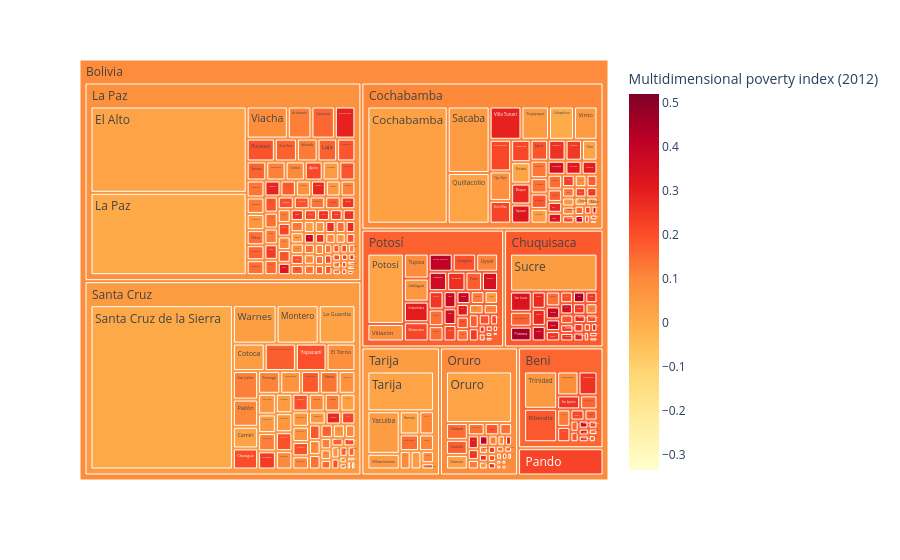

Source (notebook cell):
### Markdown cell above
The treemap nests municipalities within departments: the area of each tile is its population and its colour its poverty (hover for details; click a department to zoom in).

### Code cell
px.treemap(
    gdf, path=[px.Constant("Bolivia"), "department", "name"], values="pop",
    color="sdg1_2_mpi", color_continuous_scale="YlOrRd",
    color_continuous_midpoint=np.average(gdf["sdg1_2_mpi"], weights=gdf["pop"]),
    hover_data={"rank_mpi": True}, labels=labels,
)

### Figure 1 — Plotly figure (JSON) as saved in the notebook; plotly's stock layout.template omitted (floating-point values rounded to 4 significant figures; data arrays with more than 128 entries replaced by an {"elided": "..."} marker saying what was removed)
{"data": [{"branchvalues": "total", "customdata": {"elided": "349x2 mixed values"}, "domain": {"x": [0.0, 1.0], "y": [0.0, 1.0]}, "hovertemplate": "labels=%{label}<br>Population (2012)=%{value}<br>parent=%{parent}<br>id=%{id}<br>Poverty rank (1 = poorest)=%{customdata[0]}<br>Multidimensional poverty index (2012)=%{color}<extra></extra>", "ids": {"elided": "349 str values"}, "labels": {"elided": "349 str values"}, "marker": {"coloraxis": "coloraxis", "colors": {"elided": "349 float values"}}, "name": "", "parents": {"elided": "349 str values"}, "type": "treemap", "values": {"elided": "349 float values"}}], "layout": {"coloraxis": {"autocolorscale": false, "cmid": 0.09261, "colorbar": {"title": {"text": "Multidimensional poverty index (2012)"}}, "colorscale": [[0.0, "rgb(255,255,204)"], [0.125, "rgb(255,237,160)"], [0.25, "rgb(254,217,118)"], [0.375, "rgb(254,178,76)"], [0.5, "rgb(253,141,60)"], [0.625, "rgb(252,78,42)"], [0.75, "rgb(227,26,28)"], [0.875, "rgb(189,0,38)"], [1.0, "rgb(128,0,38)"]]}, "legend": {"tracegroupgap": 0}, "margin": {"t": 60}}}
